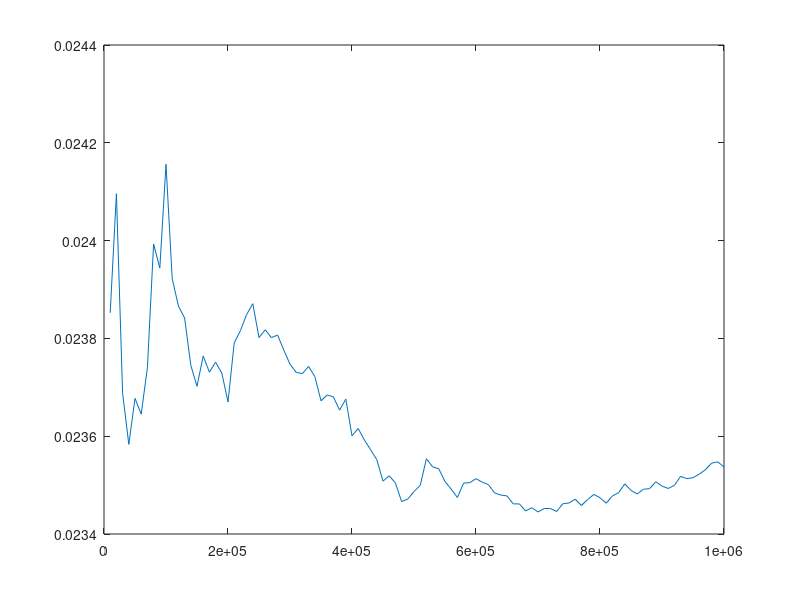

The MATLAB script that drew this image:
MC = [10000, 20000, 30000, 40000, 50000, 60000, 70000, 80000, 90000, 100000, 110000, 120000, 130000, 140000, 150000, 160000, 170000, 180000, 190000, 200000, 210000, 220000, 230000, 240000, 250000, 260000, 270000, 280000, 290000, 300000, 310000, 320000, 330000, 340000, 350000, 360000, 370000, 380000, 390000, 400000, 410000, 420000, 430000, 440000, 450000, 460000, 470000, 480000, 490000, 500000, 510000, 520000, 530000, 540000, 550000, 560000, 570000, 580000, 590000, 600000, 610000, 620000, 630000, 640000, 650000, 660000, 670000, 680000, 690000, 700000, 710000, 720000, 730000, 740000, 750000, 760000, 770000, 780000, 790000, 800000, 810000, 820000, 830000, 840000, 850000, 860000, 870000, 880000, 890000, 900000, 910000, 920000, 930000, 940000, 950000, 960000, 970000, 980000, 990000, 1e+06, ];
e_var = [0.0238524, 0.0240958, 0.0236878, 0.0235833, 0.0236774, 0.0236452, 0.0237402, 0.0239932, 0.0239439, 0.0241561, 0.0239222, 0.0238662, 0.0238418, 0.023745, 0.023702, 0.023764, 0.023731, 0.0237514, 0.0237292, 0.02367, 0.0237907, 0.0238158, 0.0238486, 0.023871, 0.0238016, 0.0238175, 0.0238016, 0.0238068, 0.023776, 0.0237474, 0.0237305, 0.0237281, 0.0237426, 0.0237221, 0.0236724, 0.0236843, 0.0236804, 0.0236533, 0.0236759, 0.0236008, 0.0236157, 0.0235921, 0.0235724, 0.023552, 0.0235081, 0.023519, 0.0235045, 0.0234663, 0.0234716, 0.0234868, 0.0234993, 0.0235539, 0.0235375, 0.0235333, 0.0235072, 0.0234917, 0.0234747, 0.0235041, 0.0235049, 0.0235132, 0.0235061, 0.023501, 0.023484, 0.0234797, 0.0234779, 0.0234617, 0.0234615, 0.0234471, 0.0234538, 0.0234451, 0.0234521, 0.0234522, 0.023446, 0.0234618, 0.0234634, 0.0234711, 0.0234582, 0.0234704, 0.0234809, 0.0234742, 0.023463, 0.0234777, 0.0234845, 0.0235025, 0.0234892, 0.0234819, 0.0234916, 0.0234927, 0.0235068, 0.0234979, 0.0234931, 0.0234995, 0.023518, 0.0235132, 0.0235152, 0.0235224, 0.0235314, 0.0235449, 0.0235475, 0.023537, ];
m_var = [0.0016096, 0.00164483, 0.00162042, 0.00160294, 0.00160894, 0.00159621, 0.00160162, 0.001615, 0.00161612, 0.0016308, 0.00161133, 0.00160538, 0.00161066, 0.00160265, 0.00159849, 0.00160332, 0.00160078, 0.00160335, 0.00160131, 0.00159806, 0.00160875, 0.00160878, 0.00161006, 0.00161116, 0.00160594, 0.0016077, 0.00160624, 0.00160662, 0.00160389, 0.00160111, 0.00160116, 0.00160274, 0.00160325, 0.00160066, 0.00159652, 0.0015968, 0.00159644, 0.0015939, 0.00159605, 0.00159054, 0.00159184, 0.00158936, 0.00158862, 0.0015875, 0.00158436, 0.00158588, 0.00158558, 0.00158264, 0.00158315, 0.00158483, 0.00158626, 0.00158976, 0.00158823, 0.00158847, 0.00158677, 0.00158523, 0.00158379, 0.00158537, 0.00158516, 0.00158569, 0.00158516, 0.00158446, 0.00158298, 0.00158233, 0.00158218, 0.00158116, 0.00158103, 0.0015792, 0.00157973, 0.00157886, 0.00157978, 0.00157954, 0.00157866, 0.00157933, 0.0015791, 0.00157951, 0.00157892, 0.00157972, 0.00158054, 0.0015802, 0.00157953, 0.00158054, 0.00158136, 0.00158264, 0.00158151, 0.00158073, 0.00158084, 0.00158066, 0.00158197, 0.00158093, 0.00158058, 0.00158054, 0.00158186, 0.00158136, 0.00158258, 0.00158289, 0.00158353, 0.00158463, 0.00158506, 0.001584, ];
mean_mag = [0.999251, 0.999257, 0.999267, 0.999267, 0.999267, 0.99927, 0.999266, 0.999258, 0.999259, 0.999255, 0.999262, 0.999263, 0.999262, 0.999265, 0.999267, 0.999267, 0.999268, 0.999266, 0.999267, 0.999269, 0.999266, 0.999266, 0.999266, 0.999265, 0.999267, 0.999267, 0.999268, 0.999268, 0.999268, 0.999269, 0.99927, 0.999269, 0.999269, 0.999269, 0.99927, 0.99927, 0.99927, 0.999271, 0.99927, 0.999273, 0.999272, 0.999273, 0.999274, 0.999274, 0.999275, 0.999275, 0.999275, 0.999276, 0.999276, 0.999276, 0.999276, 0.999275, 0.999275, 0.999275, 0.999276, 0.999276, 0.999276, 0.999275, 0.999275, 0.999275, 0.999275, 0.999275, 0.999276, 0.999275, 0.999275, 0.999276, 0.999276, 0.999276, 0.999276, 0.999276, 0.999276, 0.999276, 0.999276, 0.999275, 0.999275, 0.999275, 0.999275, 0.999275, 0.999275, 0.999275, 0.999275, 0.999275, 0.999275, 0.999274, 0.999275, 0.999275, 0.999275, 0.999275, 0.999274, 0.999275, 0.999275, 0.999275, 0.999274, 0.999274, 0.999274, 0.999274, 0.999273, 0.999273, 0.999273, 0.999273, ];
time_used = [0.714954, 1.37619, 2.06749, 2.74725, 3.43301, 4.11676, 4.81684, 5.51059, 6.19682, 6.8831, 7.57779, 8.25784, 8.94618, 9.62787, 10.3114, 10.9997, 11.705, 12.3868, 13.0796, 13.7585, 14.4416, 15.1123, 15.8017, 16.4703, 17.1572, 17.8371, 18.5245, 19.2023, 19.8788, 20.5509, 21.2431, 21.9328, 22.6218, 23.3095, 23.9826, 24.6536, 25.3337, 26.0419, 26.7314, 27.4129, 28.0994, 28.8018, 29.4729, 30.1759, 30.8585, 31.5476, 32.2226, 32.9136, 33.6114, 34.2938, 34.9808, 35.6436, 36.3196, 37.0104, 37.6952, 38.381, 39.0602, 39.7472, 40.4368, 41.135, 41.8094, 42.4816, 43.1428, 43.8044, 44.4716, 45.1574, 45.8711, 46.5575, 47.2683, 47.9471, 48.6512, 49.3526, 50.0486, 50.7326, 51.4259, 52.1072, 52.7814, 53.4769, 54.1628, 54.8627, 55.5428, 56.2314, 56.9291, 57.6323, 58.3055, 58.9957, 59.6944, 60.3926, 61.0873, 61.7602, 62.4415, 63.1588, 63.8455, 64.5326, 65.2257, 65.9051, 66.5921, 67.2602, 67.9933, 68.6752, ];
accepted_states = [0.3006, 0.1458, 0.0932, 0.07235, 0.05916, 0.0479667, 0.0421143, 0.03805, 0.0318667, 0.03002, 0.0260182, 0.0239, 0.0217385, 0.0197571, 0.0191667, 0.0178625, 0.0166294, 0.0171556, 0.0147474, 0.01451, 0.0146476, 0.0134818, 0.0128217, 0.0126875, 0.010872, 0.0112692, 0.0107704, 0.0102036, 0.00994483, 0.00920333, 0.00929355, 0.00928437, 0.00859091, 0.00836765, 0.00802286, 0.00832222, 0.00761622, 0.00745789, 0.00755897, 0.00645, 0.0072, 0.00657619, 0.00686512, 0.00630455, 0.00592889, 0.00623043, 0.006, 0.00585833, 0.00580816, 0.005672, 0.00566667, 0.00577692, 0.00544151, 0.00533704, 0.00547273, 0.00525, 0.00506842, 0.00507759, 0.00494576, 0.00493, 0.00467541, 0.00468065, 0.00450794, 0.004625, 0.00454769, 0.00441061, 0.0043791, 0.00411324, 0.00426087, 0.00399143, 0.00419718, 0.00394722, 0.00376438, 0.00407703, 0.00394533, 0.00398158, 0.00368831, 0.00385128, 0.00373671, 0.00352, 0.00359136, 0.00356829, 0.00345663, 0.00341667, 0.00336353, 0.00326628, 0.00333103, 0.00350455, 0.00321573, 0.00323111, 0.00308352, 0.00320435, 0.0031828, 0.00294043, 0.00320421, 0.00311875, 0.00309897, 0.00310816, 0.00294343, 0.002796, ];
probability = [0, 0, 0, 0, 0, 0, 0, 0, 0, 0, -800, -800, -800, -800, -792, -792, -800, -800, -800, -800, -800, -800, -792, -800, -800, -800, -800, -792, -792, -800, -792, -800, -792, -800, -800, -800, -800, -800, -800, -800, -800, -800, -800, -800, -800, -800, -800, -800, -800, -800, -800, -800, -800, -800, -800, -800, -792, -800, -800, -800, -800, -800, -800, -788, -800, -792, -792, -800, -800, -800, -800, -800, -800, -792, -800, -800, -800, -800, -800, -800, -792, -792, -788, -800, -792, -800, -800, -788, -800, -800, -800, -800, -800, -800, -800, -800, -800, -800, -800, -800, ];
avg_energy = [-1.99707, -1.9971, -1.99714, -1.99713, -1.99714, -1.99714, -1.99713, -1.9971, -1.9971, -1.99708, -1.99711, -1.99711, -1.99711, -1.99712, -1.99713, -1.99713, -1.99713, -1.99713, -1.99713, -1.99714, -1.99713, -1.99713, -1.99713, -1.99712, -1.99713, -1.99713, -1.99713, -1.99713, -1.99713, -1.99714, -1.99714, -1.99714, -1.99714, -1.99714, -1.99714, -1.99714, -1.99714, -1.99714, -1.99714, -1.99715, -1.99715, -1.99715, -1.99715, -1.99716, -1.99716, -1.99716, -1.99716, -1.99716, -1.99716, -1.99716, -1.99716, -1.99716, -1.99716, -1.99716, -1.99716, -1.99716, -1.99716, -1.99716, -1.99716, -1.99716, -1.99716, -1.99716, -1.99716, -1.99716, -1.99716, -1.99716, -1.99716, -1.99716, -1.99716, -1.99716, -1.99716, -1.99716, -1.99716, -1.99716, -1.99716, -1.99716, -1.99716, -1.99716, -1.99716, -1.99716, -1.99716, -1.99716, -1.99716, -1.99716, -1.99716, -1.99716, -1.99716, -1.99716, -1.99716, -1.99716, -1.99716, -1.99716, -1.99715, -1.99716, -1.99715, -1.99715, -1.99715, -1.99715, -1.99715, -1.99715, ];
plot(MC, e_var)
